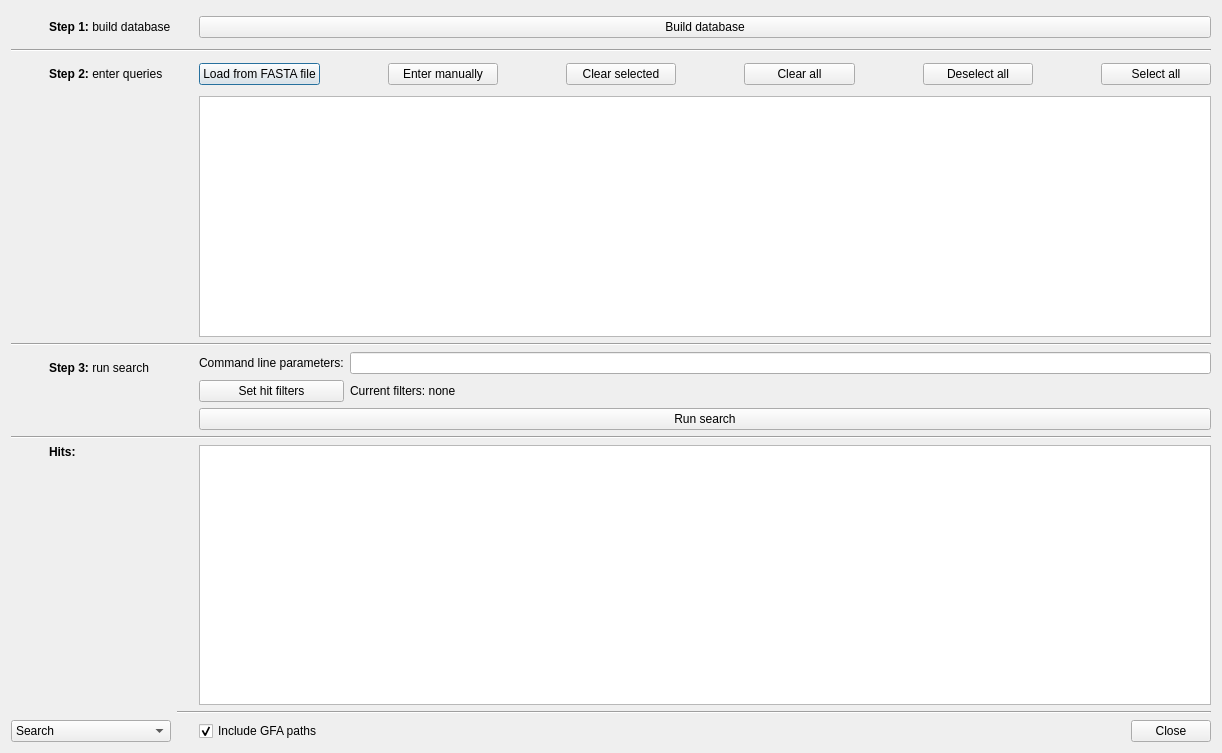
<?xml version="1.0" encoding="UTF-8"?>
<ui version="4.0">
 <class>GraphSearchDialog</class>
 <widget class="QDialog" name="GraphSearchDialog">
  <property name="geometry">
   <rect>
    <x>0</x>
    <y>0</y>
    <width>1222</width>
    <height>753</height>
   </rect>
  </property>
  <property name="windowTitle">
   <string>Graph Search</string>
  </property>
  <layout class="QGridLayout" name="gridLayout_2" columnstretch="0,0,0">
   <item row="0" column="0">
    <widget class="QLabel" name="step1TickLabel">
     <property name="sizePolicy">
      <sizepolicy hsizetype="Fixed" vsizetype="Fixed">
       <horstretch>0</horstretch>
       <verstretch>0</verstretch>
      </sizepolicy>
     </property>
     <property name="minimumSize">
      <size>
       <width>32</width>
       <height>32</height>
      </size>
     </property>
     <property name="maximumSize">
      <size>
       <width>32</width>
       <height>32</height>
      </size>
     </property>
     <property name="text">
      <string/>
     </property>
     <property name="scaledContents">
      <bool>true</bool>
     </property>
    </widget>
   </item>
   <item row="3" column="0">
    <widget class="QLabel" name="step2TickLabel">
     <property name="sizePolicy">
      <sizepolicy hsizetype="Fixed" vsizetype="Fixed">
       <horstretch>0</horstretch>
       <verstretch>0</verstretch>
      </sizepolicy>
     </property>
     <property name="minimumSize">
      <size>
       <width>32</width>
       <height>32</height>
      </size>
     </property>
     <property name="maximumSize">
      <size>
       <width>32</width>
       <height>32</height>
      </size>
     </property>
     <property name="text">
      <string/>
     </property>
     <property name="scaledContents">
      <bool>true</bool>
     </property>
    </widget>
   </item>
   <item row="11" column="0" colspan="3">
    <widget class="Line" name="line_4">
     <property name="orientation">
      <enum>Qt::Horizontal</enum>
     </property>
    </widget>
   </item>
   <item row="3" column="2">
    <widget class="QWidget" name="queriesWidget1" native="true">
     <layout class="QHBoxLayout" name="horizontalLayout_4">
      <property name="leftMargin">
       <number>0</number>
      </property>
      <property name="topMargin">
       <number>0</number>
      </property>
      <property name="rightMargin">
       <number>0</number>
      </property>
      <property name="bottomMargin">
       <number>0</number>
      </property>
      <item>
       <widget class="InfoTextWidget" name="loadQueriesFromFastaInfoText" native="true">
        <property name="sizePolicy">
         <sizepolicy hsizetype="Fixed" vsizetype="Fixed">
          <horstretch>0</horstretch>
          <verstretch>0</verstretch>
         </sizepolicy>
        </property>
        <property name="minimumSize">
         <size>
          <width>16</width>
          <height>16</height>
         </size>
        </property>
        <property name="toolTip">
         <string>&lt;html&gt;&lt;head/&gt;&lt;body&gt;&lt;p&gt;Click this button to load a FASTA file. Each sequence in the FASTA file will be a separate query.  &lt;/p&gt;&lt;/body&gt;&lt;/html&gt;</string>
        </property>
       </widget>
      </item>
      <item>
       <widget class="QPushButton" name="loadQueriesFromFastaButton">
        <property name="sizePolicy">
         <sizepolicy hsizetype="Expanding" vsizetype="Fixed">
          <horstretch>0</horstretch>
          <verstretch>0</verstretch>
         </sizepolicy>
        </property>
        <property name="text">
         <string>Load from FASTA file</string>
        </property>
       </widget>
      </item>
      <item>
       <spacer name="horizontalSpacer_7">
        <property name="orientation">
         <enum>Qt::Horizontal</enum>
        </property>
        <property name="sizeType">
         <enum>QSizePolicy::Fixed</enum>
        </property>
        <property name="sizeHint" stdset="0">
         <size>
          <width>40</width>
          <height>20</height>
         </size>
        </property>
       </spacer>
      </item>
      <item>
       <widget class="InfoTextWidget" name="enterQueryManuallyInfoText" native="true">
        <property name="sizePolicy">
         <sizepolicy hsizetype="Fixed" vsizetype="Fixed">
          <horstretch>0</horstretch>
          <verstretch>0</verstretch>
         </sizepolicy>
        </property>
        <property name="minimumSize">
         <size>
          <width>16</width>
          <height>16</height>
         </size>
        </property>
        <property name="toolTip">
         <string>Click this button to type or paste a single query sequence.</string>
        </property>
       </widget>
      </item>
      <item>
       <widget class="QPushButton" name="enterQueryManuallyButton">
        <property name="sizePolicy">
         <sizepolicy hsizetype="Expanding" vsizetype="Fixed">
          <horstretch>0</horstretch>
          <verstretch>0</verstretch>
         </sizepolicy>
        </property>
        <property name="text">
         <string>Enter manually</string>
        </property>
       </widget>
      </item>
      <item>
       <spacer name="horizontalSpacer_9">
        <property name="orientation">
         <enum>Qt::Horizontal</enum>
        </property>
        <property name="sizeType">
         <enum>QSizePolicy::Fixed</enum>
        </property>
        <property name="sizeHint" stdset="0">
         <size>
          <width>40</width>
          <height>20</height>
         </size>
        </property>
       </spacer>
      </item>
      <item>
       <widget class="InfoTextWidget" name="clearSelectedQueriesInfoText" native="true">
        <property name="sizePolicy">
         <sizepolicy hsizetype="Fixed" vsizetype="Fixed">
          <horstretch>0</horstretch>
          <verstretch>0</verstretch>
         </sizepolicy>
        </property>
        <property name="minimumSize">
         <size>
          <width>16</width>
          <height>16</height>
         </size>
        </property>
        <property name="toolTip">
         <string>Click this button to remove any selected queries in the below list.</string>
        </property>
       </widget>
      </item>
      <item>
       <widget class="QPushButton" name="clearSelectedQueriesButton">
        <property name="sizePolicy">
         <sizepolicy hsizetype="Expanding" vsizetype="Fixed">
          <horstretch>0</horstretch>
          <verstretch>0</verstretch>
         </sizepolicy>
        </property>
        <property name="text">
         <string>Clear selected</string>
        </property>
       </widget>
      </item>
      <item>
       <spacer name="horizontalSpacer_8">
        <property name="orientation">
         <enum>Qt::Horizontal</enum>
        </property>
        <property name="sizeType">
         <enum>QSizePolicy::Fixed</enum>
        </property>
        <property name="sizeHint" stdset="0">
         <size>
          <width>40</width>
          <height>20</height>
         </size>
        </property>
       </spacer>
      </item>
      <item>
       <widget class="InfoTextWidget" name="clearAllQueriesInfoText" native="true">
        <property name="sizePolicy">
         <sizepolicy hsizetype="Fixed" vsizetype="Fixed">
          <horstretch>0</horstretch>
          <verstretch>0</verstretch>
         </sizepolicy>
        </property>
        <property name="minimumSize">
         <size>
          <width>16</width>
          <height>16</height>
         </size>
        </property>
        <property name="toolTip">
         <string>Click this button to remove all queries in the below list.</string>
        </property>
       </widget>
      </item>
      <item>
       <widget class="QPushButton" name="clearAllQueriesButton">
        <property name="sizePolicy">
         <sizepolicy hsizetype="Expanding" vsizetype="Fixed">
          <horstretch>0</horstretch>
          <verstretch>0</verstretch>
         </sizepolicy>
        </property>
        <property name="text">
         <string>Clear all</string>
        </property>
       </widget>
      </item>
      <item>
       <spacer name="horizontalSpacer_10">
        <property name="orientation">
         <enum>Qt::Horizontal</enum>
        </property>
        <property name="sizeType">
         <enum>QSizePolicy::Fixed</enum>
        </property>
        <property name="sizeHint" stdset="0">
         <size>
          <width>40</width>
          <height>20</height>
         </size>
        </property>
       </spacer>
      </item>
      <item>
       <widget class="InfoTextWidget" name="deselectAllShownInfoText" native="true">
        <property name="sizePolicy">
         <sizepolicy hsizetype="Fixed" vsizetype="Fixed">
          <horstretch>0</horstretch>
          <verstretch>0</verstretch>
         </sizepolicy>
        </property>
        <property name="minimumSize">
         <size>
          <width>16</width>
          <height>16</height>
         </size>
        </property>
        <property name="toolTip">
         <string>Click this button to uncheck Show for every query. Hits for those queries are hidden on the graph. Queries are not removed.</string>
        </property>
       </widget>
      </item>
      <item>
       <widget class="QPushButton" name="deselectAllShownButton">
        <property name="sizePolicy">
         <sizepolicy hsizetype="Expanding" vsizetype="Fixed">
          <horstretch>0</horstretch>
          <verstretch>0</verstretch>
         </sizepolicy>
        </property>
        <property name="text">
         <string>Deselect all</string>
        </property>
       </widget>
      </item>
      <item>
       <spacer name="horizontalSpacer_11">
        <property name="orientation">
         <enum>Qt::Horizontal</enum>
        </property>
        <property name="sizeType">
         <enum>QSizePolicy::Fixed</enum>
        </property>
        <property name="sizeHint" stdset="0">
         <size>
          <width>40</width>
          <height>20</height>
         </size>
        </property>
       </spacer>
      </item>
      <item>
       <widget class="InfoTextWidget" name="selectAllShownInfoText" native="true">
        <property name="sizePolicy">
         <sizepolicy hsizetype="Fixed" vsizetype="Fixed">
          <horstretch>0</horstretch>
          <verstretch>0</verstretch>
         </sizepolicy>
        </property>
        <property name="minimumSize">
         <size>
          <width>16</width>
          <height>16</height>
         </size>
        </property>
        <property name="toolTip">
         <string>Click this button to check Show for every query so their hits can be viewed on the graph.</string>
        </property>
       </widget>
      </item>
      <item>
       <widget class="QPushButton" name="selectAllShownButton">
        <property name="sizePolicy">
         <sizepolicy hsizetype="Expanding" vsizetype="Fixed">
          <horstretch>0</horstretch>
          <verstretch>0</verstretch>
         </sizepolicy>
        </property>
        <property name="text">
         <string>Select all</string>
        </property>
       </widget>
      </item>
     </layout>
    </widget>
   </item>
   <item row="3" column="1">
    <widget class="QLabel" name="step2Label">
     <property name="text">
      <string>&lt;html&gt;&lt;head/&gt;&lt;body&gt;&lt;p&gt;&lt;span style=&quot; font-weight:600;&quot;&gt;Step 2: &lt;/span&gt;enter queries&lt;/p&gt;&lt;/body&gt;&lt;/html&gt;</string>
     </property>
    </widget>
   </item>
   <item row="4" column="1">
    <spacer name="verticalSpacer">
     <property name="orientation">
      <enum>Qt::Vertical</enum>
     </property>
     <property name="sizeHint" stdset="0">
      <size>
       <width>20</width>
       <height>40</height>
      </size>
     </property>
    </spacer>
   </item>
   <item row="1" column="0" colspan="3">
    <widget class="Line" name="line_3">
     <property name="orientation">
      <enum>Qt::Horizontal</enum>
     </property>
    </widget>
   </item>
   <item row="8" column="1">
    <widget class="QLabel" name="step3Label">
     <property name="text">
      <string>&lt;html&gt;&lt;head/&gt;&lt;body&gt;&lt;p&gt;&lt;span style=&quot; font-weight:600;&quot;&gt;Step 3:&lt;/span&gt; run search&lt;/p&gt;&lt;/body&gt;&lt;/html&gt;</string>
     </property>
    </widget>
   </item>
   <item row="9" column="1">
    <spacer name="verticalSpacer_3">
     <property name="orientation">
      <enum>Qt::Vertical</enum>
     </property>
     <property name="sizeType">
      <enum>QSizePolicy::Preferred</enum>
     </property>
     <property name="sizeHint" stdset="0">
      <size>
       <width>20</width>
       <height>40</height>
      </size>
     </property>
    </spacer>
   </item>
   <item row="12" column="1">
    <widget class="QLabel" name="hitsLabel">
     <property name="font">
      <font>
       <bold>true</bold>
      </font>
     </property>
     <property name="text">
      <string>Hits:</string>
     </property>
    </widget>
   </item>
   <item row="8" column="2" rowspan="2">
    <widget class="QWidget" name="graphSearchWidget" native="true">
     <layout class="QGridLayout" name="gridLayout">
      <property name="leftMargin">
       <number>0</number>
      </property>
      <property name="topMargin">
       <number>0</number>
      </property>
      <property name="rightMargin">
       <number>0</number>
      </property>
      <property name="bottomMargin">
       <number>0</number>
      </property>
      <item row="1" column="0">
       <widget class="InfoTextWidget" name="hitFiltersInfoText" native="true">
        <property name="sizePolicy">
         <sizepolicy hsizetype="Fixed" vsizetype="Fixed">
          <horstretch>0</horstretch>
          <verstretch>0</verstretch>
         </sizepolicy>
        </property>
        <property name="minimumSize">
         <size>
          <width>16</width>
          <height>16</height>
         </size>
        </property>
        <property name="toolTip">
         <string>&lt;html&gt;&lt;head/&gt;&lt;body&gt;&lt;p&gt;Click the 'Set filters' button to open a dialog where you can set one or more hit filters.&lt;br/&gt;&lt;br/&gt;These let you exclude certain hits using a threshold for alignment length, query coverage, identity, e-value or bit score. &lt;/p&gt;&lt;/body&gt;&lt;/html&gt;</string>
        </property>
       </widget>
      </item>
      <item row="0" column="0">
       <widget class="InfoTextWidget" name="parametersInfoText" native="true">
        <property name="sizePolicy">
         <sizepolicy hsizetype="Fixed" vsizetype="Fixed">
          <horstretch>0</horstretch>
          <verstretch>0</verstretch>
         </sizepolicy>
        </property>
        <property name="minimumSize">
         <size>
          <width>16</width>
          <height>16</height>
         </size>
        </property>
        <property name="toolTip">
         <string>&lt;html&gt;&lt;head/&gt;&lt;body&gt;&lt;p&gt;You may add additional blastn/tblastn parameters here, exactly as they would be typed at the command line.  &lt;/p&gt;&lt;/body&gt;&lt;/html&gt;</string>
        </property>
       </widget>
      </item>
      <item row="1" column="1">
       <widget class="QPushButton" name="filtersButton">
        <property name="text">
         <string>Set hit filters</string>
        </property>
       </widget>
      </item>
      <item row="1" column="2">
       <widget class="QLabel" name="hitFiltersLabel">
        <property name="sizePolicy">
         <sizepolicy hsizetype="Expanding" vsizetype="Preferred">
          <horstretch>0</horstretch>
          <verstretch>0</verstretch>
         </sizepolicy>
        </property>
        <property name="text">
         <string>Current filters: none</string>
        </property>
       </widget>
      </item>
      <item row="0" column="1">
       <widget class="QLabel" name="parametersLabel">
        <property name="text">
         <string>Command line parameters:</string>
        </property>
       </widget>
      </item>
      <item row="0" column="2" colspan="2">
       <widget class="QLineEdit" name="parametersLineEdit"/>
      </item>
      <item row="2" column="0">
       <widget class="InfoTextWidget" name="startSearchInfoText" native="true">
        <property name="sizePolicy">
         <sizepolicy hsizetype="Fixed" vsizetype="Fixed">
          <horstretch>0</horstretch>
          <verstretch>0</verstretch>
         </sizepolicy>
        </property>
        <property name="minimumSize">
         <size>
          <width>16</width>
          <height>16</height>
         </size>
        </property>
        <property name="toolTip">
         <string>&lt;html&gt;&lt;head/&gt;&lt;body&gt;&lt;p&gt;Click this to conduct search for the above queries on the graph nodes.&lt;br/&gt;&lt;br/&gt;If no parameters were added above, this will run:&lt;br/&gt;blastn -query queries.fasta -db all_nodes.fasta -outfmt 6&lt;br/&gt;&lt;br/&gt;If, for example, '-evalue 0.01' was entered in the above parameters field, then this will run: &lt;br/&gt;blastn -query queries.fasta -db all_nodes.fasta -outfmt 6 -evalue 0.01&lt;br/&gt;&lt;br/&gt;For protein queries, tblastn will be used instead of blastn.&lt;/p&gt;&lt;/body&gt;&lt;/html&gt;</string>
        </property>
       </widget>
      </item>
      <item row="2" column="1" colspan="3">
       <widget class="QPushButton" name="runSearchButton">
        <property name="sizePolicy">
         <sizepolicy hsizetype="Expanding" vsizetype="Fixed">
          <horstretch>0</horstretch>
          <verstretch>0</verstretch>
         </sizepolicy>
        </property>
        <property name="text">
         <string>Run search</string>
        </property>
       </widget>
      </item>
     </layout>
    </widget>
   </item>
   <item row="18" column="0" colspan="2">
    <widget class="QComboBox" name="searcherComboBox">
     <item>
      <property name="text">
       <string>Search</string>
      </property>
     </item>
     <item>
      <property name="text">
       <string>Minimap2</string>
      </property>
     </item>
     <item>
      <property name="text">
       <string>HMMER</string>
      </property>
     </item>
     <item>
      <property name="text">
       <string>MMseqs2</string>
      </property>
     </item>
     <item>
      <property name="text">
       <string>DIAMOND</string>
      </property>
     </item>
     <item>
      <property name="text">
       <string>PathRacer</string>
      </property>
     </item>
    </widget>
   </item>
   <item row="0" column="2">
    <widget class="QWidget" name="buildDatabaseWidget" native="true">
     <layout class="QHBoxLayout" name="horizontalLayout">
      <property name="leftMargin">
       <number>0</number>
      </property>
      <property name="topMargin">
       <number>0</number>
      </property>
      <property name="rightMargin">
       <number>0</number>
      </property>
      <property name="bottomMargin">
       <number>0</number>
      </property>
      <item>
       <widget class="InfoTextWidget" name="buildDatabaseInfoText" native="true">
        <property name="sizePolicy">
         <sizepolicy hsizetype="Fixed" vsizetype="Fixed">
          <horstretch>0</horstretch>
          <verstretch>0</verstretch>
         </sizepolicy>
        </property>
        <property name="minimumSize">
         <size>
          <width>16</width>
          <height>16</height>
         </size>
        </property>
        <property name="toolTip">
         <string>&lt;html&gt;&lt;head/&gt;&lt;body&gt;&lt;p&gt;This step runs necessary database building steps on the graph node sequences, preparing them for further search.&lt;br/&gt;&lt;br/&gt;The database files generated are temporary and will be deleted when Bandage is closed. &lt;/p&gt;&lt;/body&gt;&lt;/html&gt;</string>
        </property>
       </widget>
      </item>
      <item>
       <widget class="QPushButton" name="buildDatabaseButton">
        <property name="sizePolicy">
         <sizepolicy hsizetype="Expanding" vsizetype="Fixed">
          <horstretch>0</horstretch>
          <verstretch>0</verstretch>
         </sizepolicy>
        </property>
        <property name="text">
         <string>Build database</string>
        </property>
       </widget>
      </item>
     </layout>
    </widget>
   </item>
   <item row="18" column="2">
    <layout class="QHBoxLayout" name="horizontalLayout_5">
     <item>
      <widget class="InfoTextWidget" name="includeGFAPathsInfoText" native="true">
       <property name="sizePolicy">
        <sizepolicy hsizetype="Fixed" vsizetype="Fixed">
         <horstretch>0</horstretch>
         <verstretch>0</verstretch>
        </sizepolicy>
       </property>
       <property name="minimumSize">
        <size>
         <width>16</width>
         <height>16</height>
        </size>
       </property>
       <property name="toolTip">
        <string>&lt;html&gt;&lt;head/&gt;&lt;body&gt;&lt;p&gt;Include GFA paths (if present) in addition to node sequences to the search.&lt;/p&gt;&lt;p&gt;Enabling this option will add GFA paths hits directly to query paths. Also, the path hits will be split into individual node hits (though some hit information will not be available).&lt;/p&gt;&lt;/body&gt;&lt;/html&gt;</string>
       </property>
      </widget>
     </item>
     <item>
      <widget class="QCheckBox" name="includeGFAPaths">
       <property name="text">
        <string>Include GFA paths</string>
       </property>
       <property name="checked">
        <bool>true</bool>
       </property>
       <property name="tristate">
        <bool>false</bool>
       </property>
      </widget>
     </item>
     <item>
      <widget class="QDialogButtonBox" name="buttonBox">
       <property name="standardButtons">
        <set>QDialogButtonBox::Close</set>
       </property>
      </widget>
     </item>
    </layout>
   </item>
   <item row="17" column="2">
    <widget class="Line" name="line">
     <property name="orientation">
      <enum>Qt::Horizontal</enum>
     </property>
    </widget>
   </item>
   <item row="4" column="2">
    <widget class="QWidget" name="queriesWidget2" native="true">
     <layout class="QHBoxLayout" name="horizontalLayout_2">
      <property name="leftMargin">
       <number>0</number>
      </property>
      <property name="topMargin">
       <number>0</number>
      </property>
      <property name="rightMargin">
       <number>0</number>
      </property>
      <property name="bottomMargin">
       <number>0</number>
      </property>
      <item>
       <widget class="InfoTextWidget" name="queriesTableInfoText" native="true">
        <property name="sizePolicy">
         <sizepolicy hsizetype="Fixed" vsizetype="Fixed">
          <horstretch>0</horstretch>
          <verstretch>0</verstretch>
         </sizepolicy>
        </property>
        <property name="minimumSize">
         <size>
          <width>16</width>
          <height>16</height>
         </size>
        </property>
        <property name="toolTip">
         <string>&lt;html&gt;&lt;head/&gt;&lt;body&gt;&lt;p&gt;The queries are displayed in this table. Before a graph search is run, some information about the queries is not yet available and will show a dash.&lt;br/&gt;&lt;br/&gt;&lt;span style=&quot; font-weight:700;&quot;&gt;Colour&lt;/span&gt;: Each query is automatically assigned a colour which is used for the solid hit annotations on the graph. This colour can be changed by clicking in the table cell. &lt;br/&gt;&lt;br/&gt;&lt;span style=&quot; font-weight:700;&quot;&gt;Show&lt;/span&gt;: if this box is ticked, the query's hits will be able to be viewed on the graph. If this box is not ticked, the query's hits will be hidden on the graph.&lt;br/&gt;&lt;br/&gt;&lt;span style=&quot; font-weight:700;&quot;&gt;Query name&lt;/span&gt;: If a query is loaded from a FASTA file, its name is the sequence ID (the text between the '&amp;gt;' and the first space in the description line). Query names are editable by double clicking in their table cell.&lt;br/&gt;&lt;br/&gt;&lt;span style=&quot; font-weight:700;&quot;&gt;Type&lt;/span&gt;: This is either 'nucl' for nucleotide sequences or 'prot' for protein sequences. Nucleotide sequences will be searched for using blastn, while protein sequences will be search for with tblastn. Both types can be used simultaneously.&lt;br/&gt;&lt;br/&gt;&lt;span style=&quot; font-weight:700;&quot;&gt;Length&lt;/span&gt;: This is the length of the query, in bases (for nucleotide queries) or amino acids (for protein queries).&lt;br/&gt;&lt;br/&gt;&lt;span style=&quot; font-weight:700;&quot;&gt;Hits&lt;/span&gt;: This is the number of hits acquired for the query.&lt;br/&gt;&lt;br/&gt;&lt;span style=&quot; font-weight:700;&quot;&gt;Query cover&lt;/span&gt;: This is the total fraction of the query captured by all of the hits. However, the hits may not be proximal to each other. For example, if the first half a query was found in one part of the graph and the second half in a different part, this value would be 100%. This value is equivalent to the 'qcovs' output option in BLAST.&lt;br/&gt;&lt;br/&gt;&lt;span style=&quot; font-weight:700;&quot;&gt;Paths&lt;/span&gt;: These are the number of possible paths through the graph which represent the entire query. If there is at least one path, you can click on this button to view a table of the paths' properties.&lt;/p&gt;&lt;/body&gt;&lt;/html&gt;</string>
        </property>
       </widget>
      </item>
      <item>
       <widget class="QTableView" name="queriesTable"/>
      </item>
     </layout>
    </widget>
   </item>
   <item row="8" column="0">
    <widget class="QLabel" name="step3TickLabel">
     <property name="sizePolicy">
      <sizepolicy hsizetype="Fixed" vsizetype="Fixed">
       <horstretch>0</horstretch>
       <verstretch>0</verstretch>
      </sizepolicy>
     </property>
     <property name="minimumSize">
      <size>
       <width>32</width>
       <height>32</height>
      </size>
     </property>
     <property name="maximumSize">
      <size>
       <width>32</width>
       <height>32</height>
      </size>
     </property>
     <property name="text">
      <string/>
     </property>
     <property name="scaledContents">
      <bool>true</bool>
     </property>
    </widget>
   </item>
   <item row="0" column="1">
    <widget class="QLabel" name="step1Label">
     <property name="font">
      <font>
       <bold>false</bold>
      </font>
     </property>
     <property name="text">
      <string>&lt;html&gt;&lt;head/&gt;&lt;body&gt;&lt;p&gt;&lt;span style=&quot; font-weight:600;&quot;&gt;Step 1: &lt;/span&gt;build database&lt;/p&gt;&lt;/body&gt;&lt;/html&gt;</string>
     </property>
    </widget>
   </item>
   <item row="7" column="0" colspan="3">
    <widget class="Line" name="line_2">
     <property name="orientation">
      <enum>Qt::Horizontal</enum>
     </property>
    </widget>
   </item>
   <item row="12" column="2" rowspan="2">
    <widget class="QWidget" name="hitsWidget" native="true">
     <layout class="QHBoxLayout" name="horizontalLayout_7">
      <property name="leftMargin">
       <number>0</number>
      </property>
      <property name="topMargin">
       <number>0</number>
      </property>
      <property name="rightMargin">
       <number>0</number>
      </property>
      <property name="bottomMargin">
       <number>0</number>
      </property>
      <item>
       <widget class="InfoTextWidget" name="hitsTableInfoText" native="true">
        <property name="sizePolicy">
         <sizepolicy hsizetype="Fixed" vsizetype="Fixed">
          <horstretch>0</horstretch>
          <verstretch>0</verstretch>
         </sizepolicy>
        </property>
        <property name="minimumSize">
         <size>
          <width>16</width>
          <height>16</height>
         </size>
        </property>
        <property name="toolTip">
         <string>&lt;html&gt;&lt;head/&gt;&lt;body&gt;&lt;p&gt;The hits are displayed in this table after a graph search is run.&lt;br/&gt;&lt;br/&gt;&lt;span style=&quot; font-weight:700;&quot;&gt;Query name&lt;/span&gt;: This is the name of the query for the hit.&lt;br/&gt;&lt;br/&gt;&lt;span style=&quot; font-weight:700;&quot;&gt;Node name&lt;/span&gt;: This is the name of the graph node that the query matched.&lt;br/&gt;&lt;br/&gt;&lt;span style=&quot; font-weight:700;&quot;&gt;Percent identity&lt;/span&gt;: This is the sequence similarity over the length of the hit. 100% identity means that the query and node are identical over the length of the hit.&lt;br/&gt;&lt;br/&gt;&lt;span style=&quot; font-weight:700;&quot;&gt;Alignment length&lt;/span&gt;: This is the length of the alignment as measured against the node. It is equal to node end minus node start plus one.&lt;br/&gt;&lt;br/&gt;&lt;span style=&quot; font-weight:700;&quot;&gt;Query cover&lt;/span&gt;: This is the fraction of the query covered by the hit. It is equivalent to the 'qcovhsp' output option in BLAST.&lt;br/&gt;&lt;br/&gt;&lt;span style=&quot; font-weight:700;&quot;&gt;Mismatches&lt;/span&gt;: This is the number of locations (bases for nucleotide sequence, amino acids for protein sequences) where the query and node sequences differ.&lt;br/&gt;&lt;br/&gt;&lt;span style=&quot; font-weight:700;&quot;&gt;Gap opens&lt;/span&gt;: This is the number of gaps in the alignment due to either insertions or deletions.&lt;br/&gt;&lt;br/&gt;&lt;span style=&quot; font-weight:700;&quot;&gt;Query start&lt;/span&gt;: This is the position where the alignment starts relative to the query.&lt;br/&gt;&lt;br/&gt;&lt;span style=&quot; font-weight:700;&quot;&gt;Query end&lt;/span&gt;: This is the position where the alignment ends relative to the query.&lt;br/&gt;&lt;br/&gt;&lt;span style=&quot; font-weight:700;&quot;&gt;Node start&lt;/span&gt;: This is the position where the alignment starts relative to the node sequence.&lt;br/&gt;&lt;br/&gt;&lt;span style=&quot; font-weight:700;&quot;&gt;Node end&lt;/span&gt;: This is the position where the alignment ends relative to the node sequence.&lt;br/&gt;&lt;br/&gt;&lt;span style=&quot; font-weight:700;&quot;&gt;E-value&lt;/span&gt;: This is the calculated expect value (if any).&lt;br/&gt;&lt;br/&gt;&lt;span style=&quot; font-weight:700;&quot;&gt;Bit score&lt;/span&gt;: This is the calculated bit score (if any).&lt;/p&gt;&lt;/body&gt;&lt;/html&gt;</string>
        </property>
       </widget>
      </item>
      <item>
       <widget class="QTableView" name="hitsTable"/>
      </item>
     </layout>
    </widget>
   </item>
   <item row="13" column="1">
    <spacer name="verticalSpacer_2">
     <property name="orientation">
      <enum>Qt::Vertical</enum>
     </property>
     <property name="sizeHint" stdset="0">
      <size>
       <width>20</width>
       <height>40</height>
      </size>
     </property>
    </spacer>
   </item>
  </layout>
 </widget>
 <customwidgets>
  <customwidget>
   <class>InfoTextWidget</class>
   <extends>QWidget</extends>
   <header>widgets/infotextwidget.h</header>
   <container>1</container>
  </customwidget>
 </customwidgets>
 <tabstops>
  <tabstop>buildDatabaseButton</tabstop>
  <tabstop>loadQueriesFromFastaButton</tabstop>
  <tabstop>enterQueryManuallyButton</tabstop>
  <tabstop>clearSelectedQueriesButton</tabstop>
  <tabstop>clearAllQueriesButton</tabstop>
  <tabstop>deselectAllShownButton</tabstop>
  <tabstop>selectAllShownButton</tabstop>
  <tabstop>queriesTable</tabstop>
  <tabstop>parametersLineEdit</tabstop>
  <tabstop>filtersButton</tabstop>
  <tabstop>runSearchButton</tabstop>
  <tabstop>hitsTable</tabstop>
 </tabstops>
 <resources/>
 <connections>
  <connection>
   <sender>buttonBox</sender>
   <signal>accepted()</signal>
   <receiver>GraphSearchDialog</receiver>
   <slot>accept()</slot>
   <hints>
    <hint type="sourcelabel">
     <x>812</x>
     <y>724</y>
    </hint>
    <hint type="destinationlabel">
     <x>610</x>
     <y>376</y>
    </hint>
   </hints>
  </connection>
  <connection>
   <sender>buttonBox</sender>
   <signal>rejected()</signal>
   <receiver>GraphSearchDialog</receiver>
   <slot>reject()</slot>
   <hints>
    <hint type="sourcelabel">
     <x>812</x>
     <y>724</y>
    </hint>
    <hint type="destinationlabel">
     <x>610</x>
     <y>376</y>
    </hint>
   </hints>
  </connection>
 </connections>
</ui>
